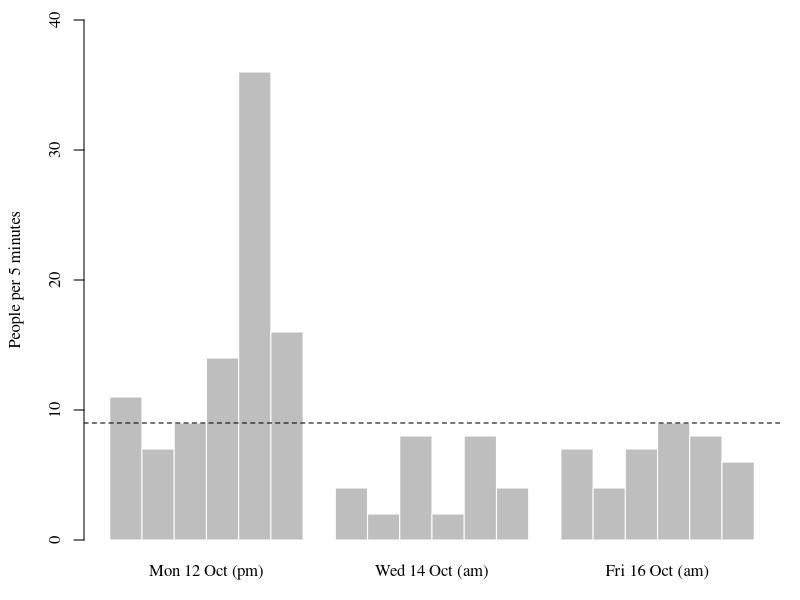
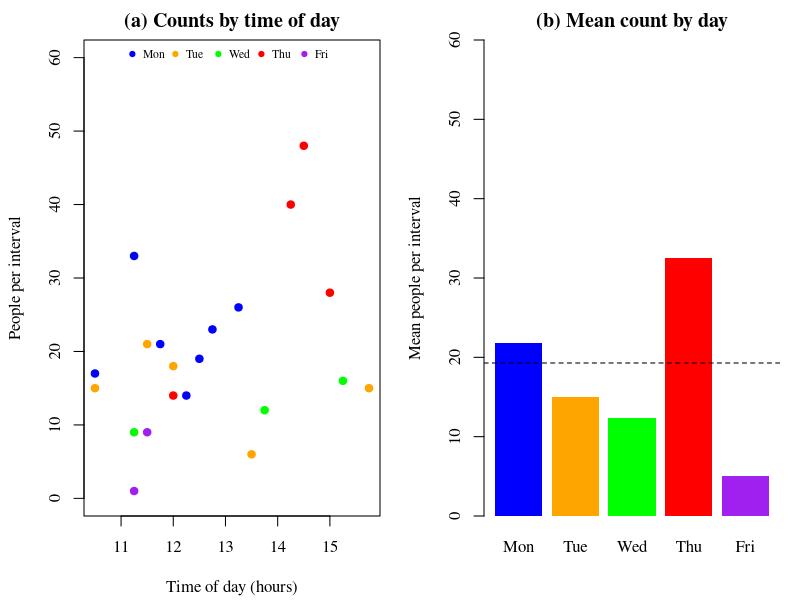

Reproduce these figures in R, in order.
N <- 120   # population size: 15-min intervals, 24 per day x 5 weekdays

# expansion estimator of a total under SRS with fpc and a t-based 95% CI
srs_total <- function(y, N) {
  n   <- length(y)
  tau <- N * mean(y)                             
  se  <- N * sqrt((1 - n / N) * var(y) / n) 
  t   <- qt(0.975, df = n - 1)            # t used since n < 50
  c(estimate = tau, se = se, lower = tau - t * se, upper = tau + t * se)
}

# SRS sample size giving Var(ybar) = V0:  n = N / (1 + N V0 / S^2)
srs_n <- function(N, S2, V0) N / (1 + N * V0 / S2)

# pilot survey
pilot <- read.csv("data/pilot_counts.csv")   # people = walkers + cyclists

# combine 5-min bins into 10 and 15-min counts within each session
counts5  <- pilot$people
counts10 <- as.vector(tapply(counts5, list(ceiling(pilot$bin / 2), pilot$date), sum))
counts15 <- as.vector(tapply(counts5, list(ceiling(pilot$bin / 3), pilot$date), sum))

# table 1 (left): longer intervals smooth the bursts, so the CV falls
interval_cv <- t(sapply(list(`5 min` = counts5, `10 min` = counts10, `15 min` = counts15),
                        function(y) c(n = length(y), mean = mean(y), sd = sd(y),
                                      cv = sd(y) / mean(y))))
round(interval_cv, 2)

# pilot estimate of the weekly total, using 15-min units to match the main survey
pilot_est <- srs_total(counts15, N)
round(pilot_est)                                  # 3240, SE 944

# sample size to halve the pilot SE (s^2 from the pilot in place of S^2)
V0 <- unname(pilot_est["se"] / 2 / N)^2 
n_req <- srs_n(N, var(counts15), V0)
n_req                                             # 20.9 -> n = 21

# cross-check: 30-min sessions as units (N = 60), then double
counts30 <- as.vector(tapply(counts5, pilot$date, sum))
V0_30 <- unname(srs_total(counts30, 60)["se"] / 2 / 60)^2
2 * srs_n(60, var(counts30), V0_30)               # 20.9 


# main survey
main <- read.csv("data/main_survey_counts.csv")   # people = walkers + cyclists
n <- nrow(main)                                   # 21

# tables 1 (right) and 2: weekly totals with SEs and 95% CIs
est <- rbind(people = srs_total(main$people, N),
             cars   = srs_total(main$cars, N))
round(est)                                        # people 2314 (264), cars 354 (40)
round(est / 5)                                    # per weekday
round(100 * est[, "se"] / est[, "estimate"])      # relative SE: 11%

# precision achieved vs expected from the pilot
N * sqrt((1 - n / N) * var(counts15) / n)         # expected SE, about 470
unname(est["people", "se"] / pilot_est["se"])     # achieved / pilot SE = 0.28

# difference between each day
days <- c("Mon", "Tue", "Wed", "Thu", "Fri")
day  <- factor(main$day, levels = days)
n_j  <- as.vector(table(day))                   
ybar_j <- tapply(main$people, day, mean)
s_j    <- tapply(main$people, day, sd)
round(cbind(n = n_j, mean = ybar_j, sd = s_j), 1)


# planning a better survey
# SRS size for +-10% of the total with 95% confidence: n = N / (1 + N theta^2 mu^2 / (4 S^2))
theta <- 0.1
N / (1 + N * theta^2 * mean(main$people)^2 / (4 * var(main$people)))   # about 63

# stratify by day: N_j = 24, W_j = 0.2, S_j estimated by the daily SDs
N_j <- rep(24, 5)
W_j <- N_j / N

# Neyman allocation (Theorem 5.5): n_j proportional to N_j S_j
round(n * N_j * s_j / sum(N_j * s_j), 1)          # 3.7 3.3 2.1 8.7 3.3 -> 4 3 2 9 3
var_neyman <- sum(W_j * s_j)^2 / n - sum(W_j * s_j^2) / N
N * sqrt(var_neyman)                              # SE of total about 165 (vs 264)

# proportional allocation for comparison: n_j = n W_j
n_prop <- n * W_j
N * sqrt(sum(W_j^2 * (1 - n_prop / N_j) * s_j^2 / n_prop))   # about 195


# figures

col_day <- c("blue", "orange", "green", "red", "purple")   # one colour per day
font <- "serif"

# Figure 1: pilot counts in each 5-min bin, grouped by session
fig1 <- function() {
  par(family = font, mar = c(3, 4.2, 1, 1))
  barplot(matrix(counts5, nrow = 6), beside = TRUE, col = "grey", border = "white",
          names.arg = c("Mon 12 Oct (pm)", "Wed 14 Oct (am)", "Fri 16 Oct (am)"),
          ylim = c(0, 40), ylab = "People per 5 minutes")
  abline(h = mean(counts5), lty = 2)                # overall mean
}

# Figure 2: (a) counts against time of day, (b) mean count for each day
fig2 <- function() {
  par(family = font, mfrow = c(1, 2), mar = c(4.2, 4.2, 2, 1))
  hour <- as.numeric(substr(main$start_time, 1, 2)) + as.numeric(substr(main$start_time, 4, 5)) / 60
  plot(hour, main$people, pch = 19, col = col_day[day], ylim = c(0, 60),
       xlab = "Time of day (hours)", ylab = "People per interval", main = "(a) Counts by time of day")
  legend("top", legend = days, col = col_day, pch = 19, bty = "n", ncol = 5, cex = 0.7)
  barplot(ybar_j, col = col_day, border = NA, ylim = c(0, 60),
          ylab = "Mean people per interval", main = "(b) Mean count by day")
  abline(h = mean(main$people), lty = 2)            # overall mean
}

dir.create("figures", showWarnings = FALSE)
png("figures/fig1_pilot_bursts.png", width = 2100, height = 800, res = 300); fig1(); dev.off()
png("figures/fig2_main_survey.png",  width = 2100, height = 900, res = 300); fig2(); dev.off()
